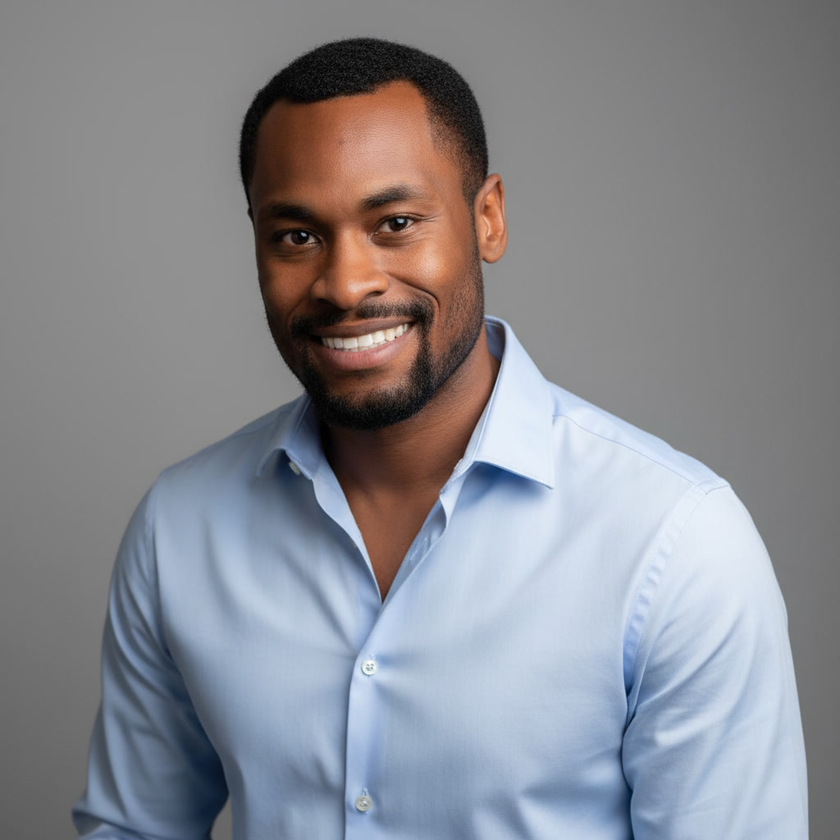
#> input picture design/foto.png, 840 x 840 px, shrunk from 1024 x 1024 before the run
$ python cutout.py
#> lines starting #> are read from the running program, lines starting #| are printed output that depends on the picture; after the words box and inside, x2 and y2 are one past the last pixel; in counts of white or black regions, pixels touching at a corner belong together
#!/usr/bin/env python3
"""Freistellen: entfernt den glatten grauen Studio-Hintergrund per
border-verbundenem Flood über 'graue, glatte' Pixel. Netzwerkfrei."""
import numpy as np
from PIL import Image, ImageFilter
from scipy import ndimage

SRC = "foto.png"
OUT = "foto_cut.png"

im = Image.open(SRC).convert("RGB")
#> im is the input picture: PIL image 840x840 RGB; mean R, G, B 136.8, 137.8, 143.7
a = np.asarray(im).astype(np.int16)
H, W, _ = a.shape
#> H = 840; W = 840
R, G, B = a[..., 0], a[..., 1], a[..., 2]

mx = a.max(axis=2)
mn = a.min(axis=2)
spread = (mx - mn)                     # niedrig = grau/neutral
bright = a.mean(axis=2)

# "Hintergrund-Kandidat": neutral-grau, nicht bläulich, mittelhell (kein dunkles Haar)
grey_ish = (spread <= 24) & (B - R <= 12) & (bright >= 70)
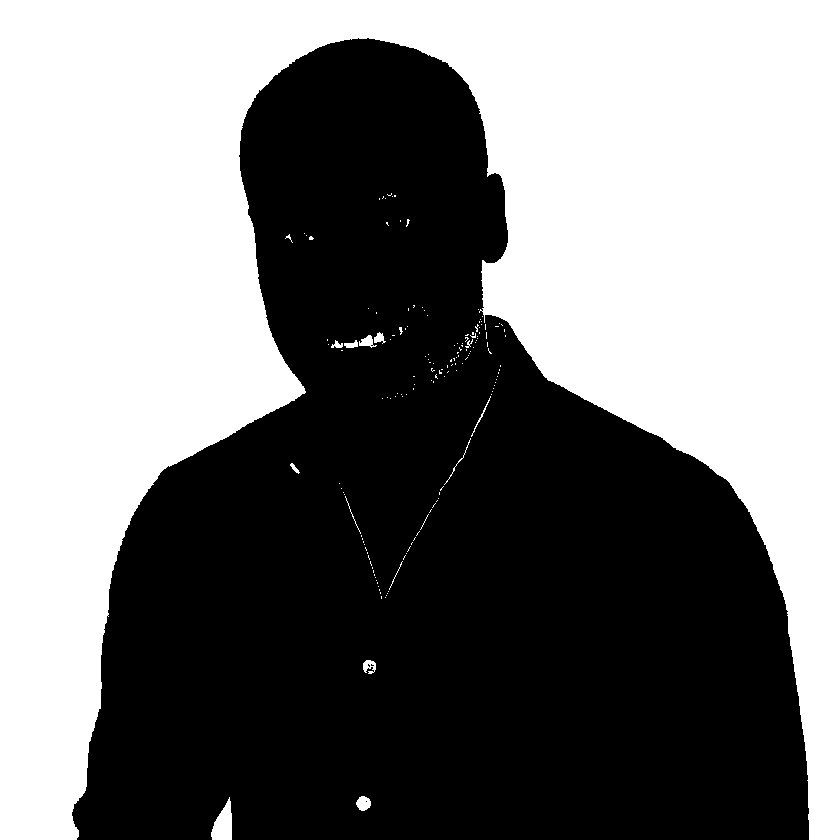
#> grey_ish: shape (840, 840) bool; 48.7% white; 162 white regions (148 under 20 px), largest, box (x1, y1, x2, y2) and area: (0, 0, 840, 840) 341985, (211, 797, 232, 840) 573, (356, 796, 371, 811) 165

# lokale Glätte: Farbunterschied zu 1px-Nachbarn klein -> glatter Verlauf
lab = a.astype(np.float32)
def shift(arr, dy, dx):
    return np.roll(np.roll(arr, dy, 0), dx, 1)
grad = np.zeros((H, W), np.float32)
for dy, dx in ((1, 0), (-1, 0), (0, 1), (0, -1)):
    d = np.abs(lab - shift(lab, dy, dx)).sum(axis=2)
    grad = np.maximum(grad, d)
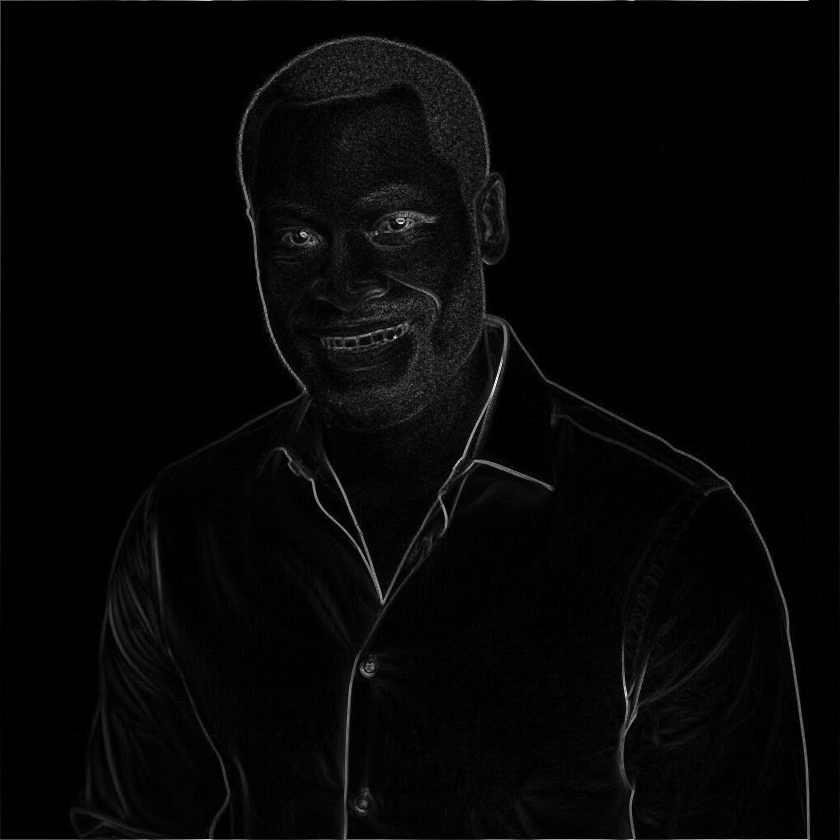
#> grad: shape (840, 840) float32; min 0, max 384, mean 9.7; drawn with min black and max white
smooth = grad < 40
#> smooth: shape (840, 840) bool; 94.6% white; 754 black regions (712 under 20 px), largest, box (x1, y1, x2, y2) and area: (0, 36, 810, 840) 27911, (355, 183, 441, 255) 2092, (0, 0, 809, 440) 1248

travers = grey_ish & smooth
#> travers: shape (840, 840) bool; 48% white; 55 white regions (47 under 20 px), largest, box (x1, y1, x2, y2) and area: (0, 0, 840, 840) 337578, (213, 798, 232, 839) 498, (359, 336, 371, 345) 71

# border-verbundene Komponente(n) = echter Hintergrund
lbl, n = ndimage.label(travers)
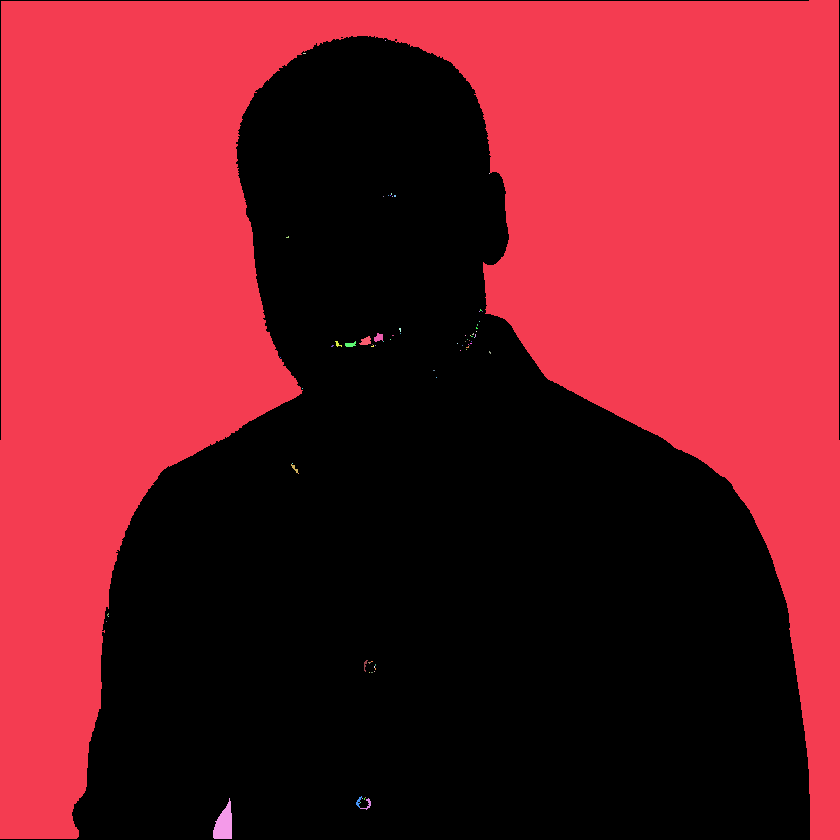
#> lbl: shape (840, 840) int32; 77 distinct labels, from 0 to 76; one colour per label, 0 black
#> n = 76
border = set(lbl[0, :]) | set(lbl[-1, :]) | set(lbl[:, 0]) | set(lbl[:, -1])
#> border = 2 items
border.discard(0)
bg = np.isin(lbl, list(border))
#> bg: shape (840, 840) bool; 47.8% white; 1 white region, box (x1, y1, x2, y2) and area: (0, 0, 840, 840) 337576

# Subjekt = alles andere; Löcher füllen, kleinste Störflecken weg
subj = ~bg
subj = ndimage.binary_fill_holes(subj)
# größte zusammenhängende Subjekt-Komponente behalten
slbl, sn = ndimage.label(subj)
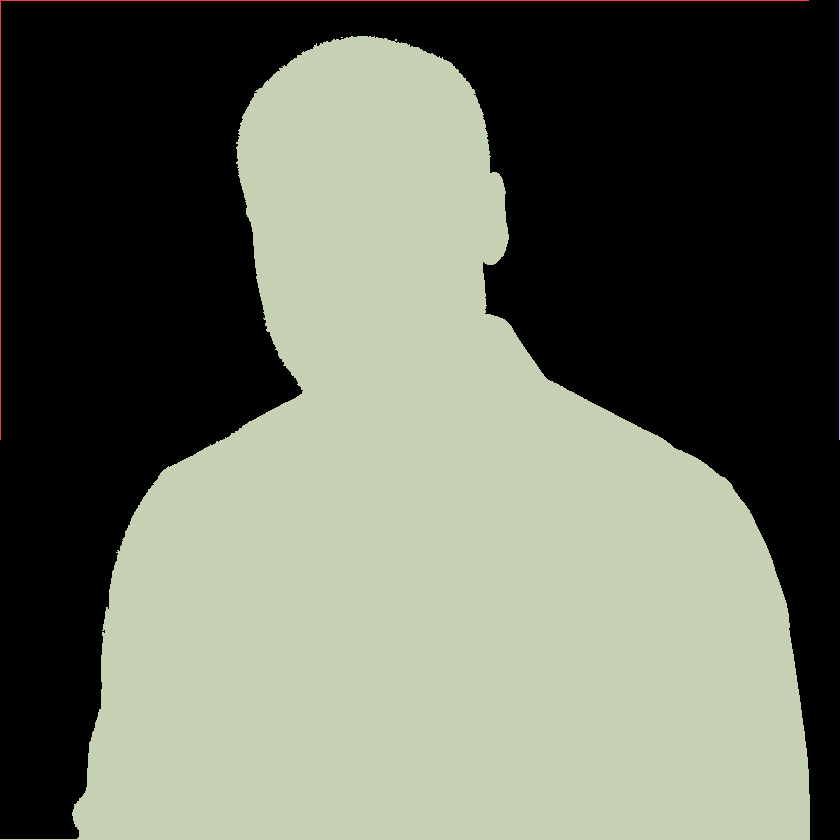
#> slbl: shape (840, 840) int32; 6 distinct labels, from 0 to 5; one colour per label, 0 black
#> sn = 5
if sn > 1:
    sizes = ndimage.sum(np.ones_like(slbl), slbl, range(1, sn + 1))
#> sizes = [1248, 440, 366330, 2, 4]
    subj = slbl == (np.argmax(sizes) + 1)
#> subj: shape (840, 840) bool; 51.9% white; 1 black region, box (x1, y1, x2, y2) and area: (0, 0, 840, 840) 339270

# Kante leicht einziehen (Grau-Halo vermeiden) + weich feathern
subj_u8 = (subj * 255).astype(np.uint8)
alpha = Image.fromarray(subj_u8)
alpha = alpha.filter(ImageFilter.MinFilter(3))          # 1px erode
#> alpha: PIL image 840x840 L; 51.5% white; 1 black region, box (x1, y1, x2, y2) and area: (0, 0, 840, 840) 342027
alpha = alpha.filter(ImageFilter.GaussianBlur(1.2))     # feather

out = im.convert("RGBA")
out.putalpha(alpha)
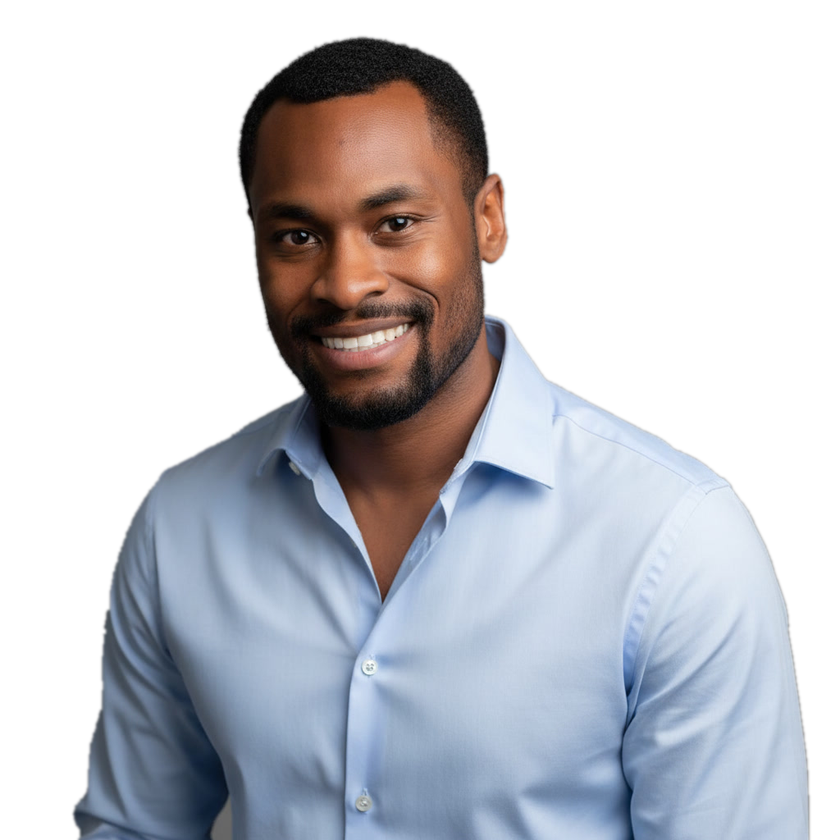
#> out: PIL image 840x840 RGBA; mean R, G, B, A 136.8, 137.8, 143.7, 131.4; transparent parts drawn white

# auf Subjekt zuschneiden
bbox = Image.fromarray(subj_u8).getbbox()
#> bbox = (0, 36, 810, 840)
out = out.crop(bbox)
#> out: PIL image 810x804 RGBA
out.save(OUT)
print("cut size:", out.size, "bbox:", bbox)
#| cut size: (810, 804) bbox: (0, 36, 810, 840)

# Vorschau auf Navy zum Prüfen
prev = Image.new("RGB", out.size, (11, 28, 63))
prev.paste(out, (0, 0), out)
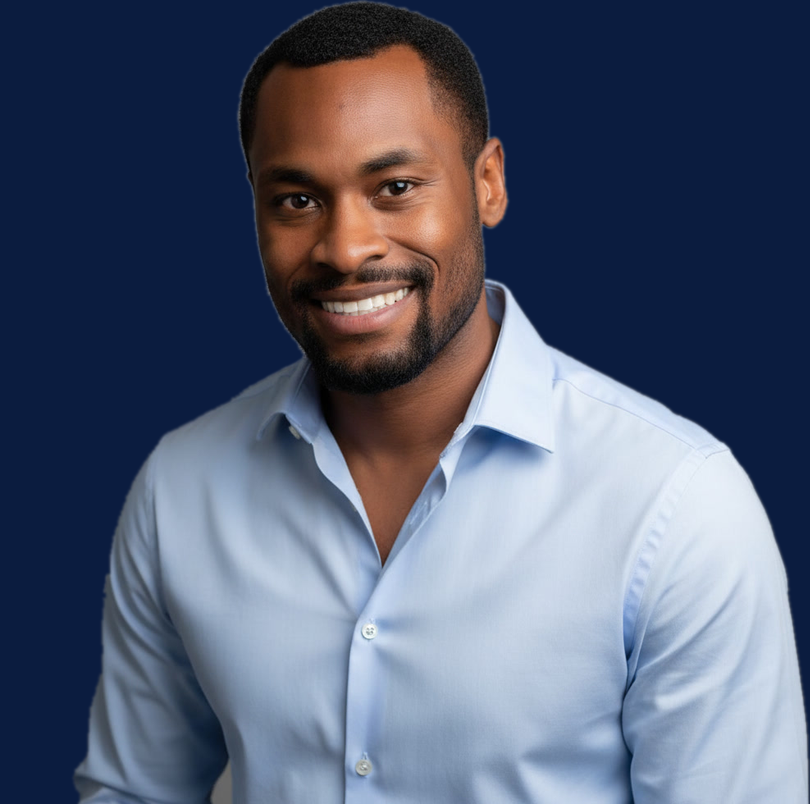
#> prev: PIL image 810x804 RGB; mean R, G, B 84.7, 93.2, 115.1
prev.save("foto_preview.png")
print("bg pixels:", int(bg.sum()), "subj pixels:", int(subj.sum()))
#| bg pixels: 337576 subj pixels: 366330
